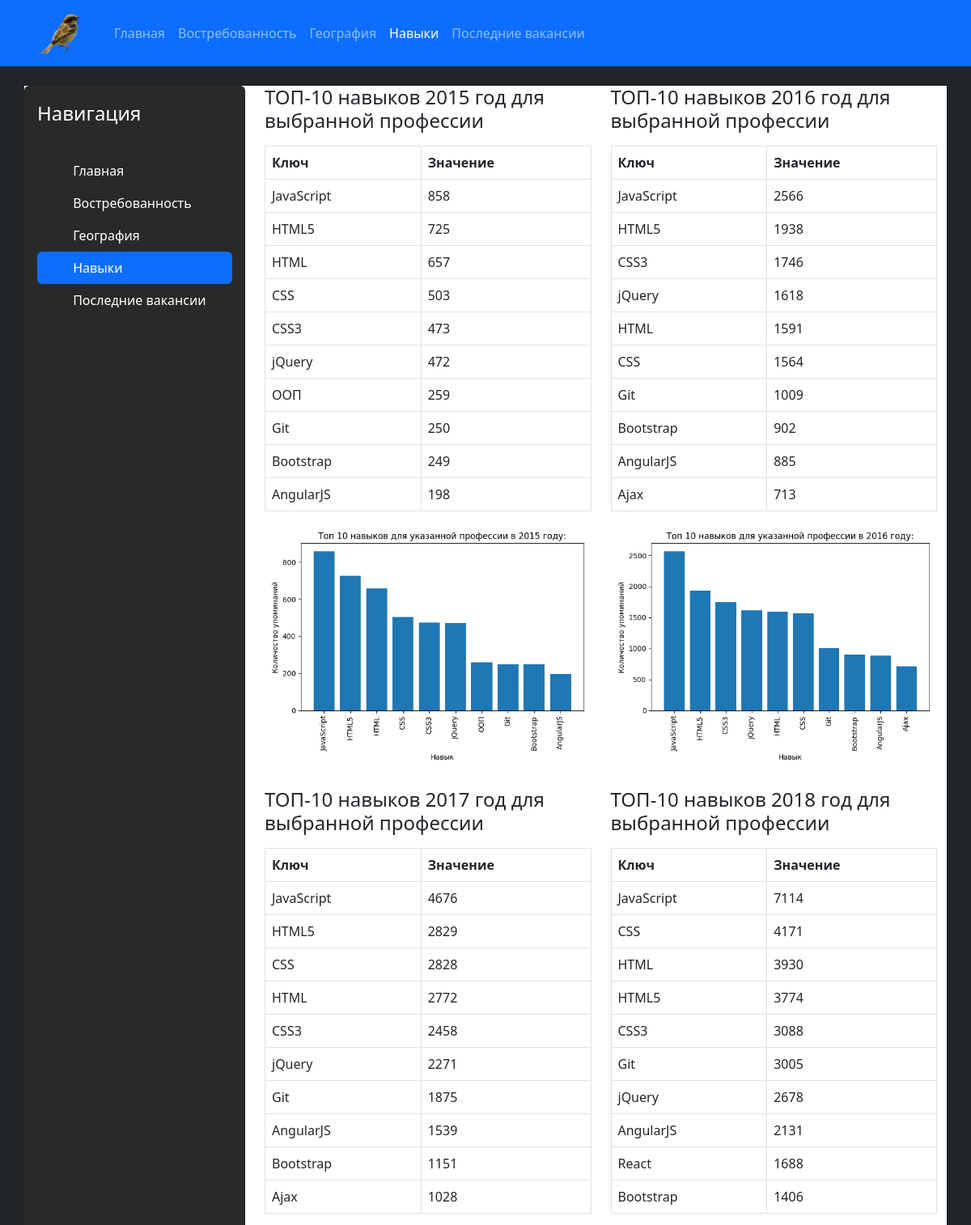
Screenshot of /skills/ (upper part) with the database file from the repository.
### vacancies/models.py (models this page shows, shortened)
class Type(models.Model):
    name = models.CharField(max_length=255, verbose_name='Название вида')
    class Meta:
        verbose_name = 'Вид'
        verbose_name_plural = 'Виды'

class Stats(models.Model):
    key = models.CharField(max_length=255, verbose_name='Ключ')
    value = models.CharField(max_length=255, verbose_name='Значение')
    type = models.ForeignKey(Type, on_delete=models.CASCADE)
    class Meta:
        verbose_name = 'Статистика'
        verbose_name_plural = 'Статистика'

class Image(models.Model):
    url = models.FileField()
    type = models.ForeignKey(Type, on_delete=models.CASCADE)
    def __str__(self):
        return self.url.url
    class Meta:
        verbose_name = 'Изображение'
        verbose_name_plural = 'Изображения'

### vacancies/views.py (the view)
# urls.py: path('skills/', skills, name='skills'),
def skills(request: HttpRequest) -> HttpResponse:
    return render(request, 'vacancies/skills.html', {
        'title': links[3]['title'],
        'links': links,
        'types': Type.objects.all(),
    })

### templates/vacancies/skills.html (shortened to what this page needs)
{% extends 'vacancies/layouts/sample.html' %}
{% block content %}
    <div class="row gy-4">
        <div class="col-12 col-sm-6">
            <h4 class="mb-3">{{ types.6.name }}</h4>
            <table class="table table-bordered">
            <thead>
            <tr>
                <th>Ключ</th>
                <th>Значение</th>
            </tr>
            </thead>
            <tbody>
            {% for stat in types.6.stats_set.all %}
                <tr>
                <td>{{ stat.key }}</td>
                <td>{{ stat.value }}</td>
                </tr>
            {% endfor %}
            </tbody>
            </table>
            <img src="{{ types.6.image_set.first }}" alt="">
        </div>
        <div class="col-12 col-sm-6">
            <h4 class="mb-3">{{ types.7.name }}</h4>
            <table class="table table-bordered">
            <thead>
            <tr>
                <th>Ключ</th>
                <th>Значение</th>
            </tr>
            </thead>
            <tbody>
            {% for stat in types.7.stats_set.all %}
                <tr>
                <td>{{ stat.key }}</td>
                <td>{{ stat.value }}</td>
                </tr>
            {% endfor %}
            </tbody>
            </table>
            <img src="{{ types.7.image_set.first }}" alt="">
        </div>
        <div class="col-12 col-sm-6">
            <h4 class="mb-3">{{ types.8.name }}</h4>
            <table class="table table-bordered">
            <thead>
            <tr>
                <th>Ключ</th>
                <th>Значение</th>
            </tr>
            </thead>
            <tbody>
            {% for stat in types.8.stats_set.all %}
                <tr>
                <td>{{ stat.key }}</td>
                <td>{{ stat.value }}</td>
                </tr>
            {% endfor %}
            </tbody>
            </table>
        </div>
        <div class="col-12 col-sm-6">
            <h4 class="mb-3">{{ types.9.name }}</h4>
            <table class="table table-bordered">
            <thead>
            <tr>
                <th>Ключ</th>
                <th>Значение</th>
            </tr>
            </thead>
            <tbody>
            {% for stat in types.9.stats_set.all %}
                <tr>
                <td>{{ stat.key }}</td>
                <td>{{ stat.value }}</td>
                </tr>
            {% endfor %}
            </tbody>
            </table>
        </div>
    </div>
{% endblock %}

### vacancies/static/vacancies/css/styles.css (style rules this page uses)
.wrapper img { max-width: 100%; }

### rows the page displays
Type: name "ТОП-10 навыков 2015 год для выбранной профессии", id.url (picture)
Stats: key "JavaScript", value "858"
Stats: key "HTML5", value "725"
Stats: key "HTML", value "657"
Stats: key "CSS", value "503"
Stats: key "CSS3", value "473"
Stats: key "jQuery", value "472"
Stats: key "ООП", value "259"
Stats: key "Git", value "250"
Stats: key "Bootstrap", value "249"
Stats: key "AngularJS", value "198"
Type: name "ТОП-10 навыков 2016 год для выбранной профессии", id.url (picture)
Stats: key "JavaScript", value "2566"
Stats: key "HTML5", value "1938"
Stats: key "CSS3", value "1746"
Stats: key "jQuery", value "1618"
Stats: key "HTML", value "1591"
Stats: key "CSS", value "1564"
Stats: key "Git", value "1009"
Stats: key "Bootstrap", value "902"
Stats: key "AngularJS", value "885"
Stats: key "Ajax", value "713"
Type: name "ТОП-10 навыков 2017 год для выбранной профессии"
Stats: key "JavaScript", value "4676"
Stats: key "HTML5", value "2829"
Stats: key "CSS", value "2828"
Stats: key "HTML", value "2772"
Stats: key "CSS3", value "2458"
Stats: key "jQuery", value "2271"
Stats: key "Git", value "1875"
Stats: key "AngularJS", value "1539"
Stats: key "Bootstrap", value "1151"
Stats: key "Ajax", value "1028"
Type: name "ТОП-10 навыков 2018 год для выбранной профессии"
Stats: key "JavaScript", value "7114"
Stats: key "CSS", value "4171"
Stats: key "HTML", value "3930"
Stats: key "HTML5", value "3774"
Stats: key "CSS3", value "3088"
Stats: key "Git", value "3005"
Stats: key "jQuery", value "2678"
Stats: key "AngularJS", value "2131"
Stats: key "React", value "1688"
Stats: key "Bootstrap", value "1406"

### other values shown
{{ link.title }} "Главная" "Востребованность" "География" "Навыки" "Последние вакансии"
